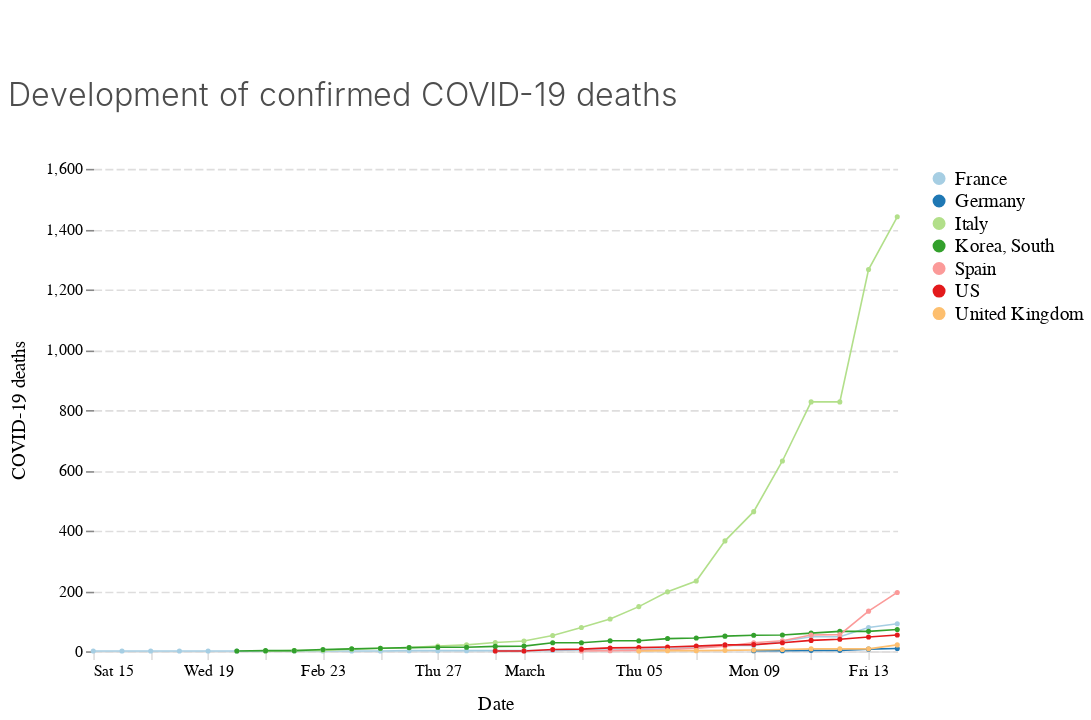

Notebook code cell kept with this figure:
### Markdown cell above
## Deaths

### Code cell
alt.Chart(
    deaths_sel, 
    height=300,
    title='Development of confirmed COVID-19 deaths'
).mark_line(
    point=alt.OverlayMarkDef(shape='circle', size=10)
).encode(
    alt.X('date:T', title='Date'),
    alt.Y(
        'value:Q',
        title='COVID-19 deaths'
    ),
    color='country:N')

### Figure 1 — Vega-Lite specification as saved in the notebook (floating-point values rounded to 4 significant figures)
{"$schema": "https://vega.github.io/schema/vega-lite/v3.4.0.json", "config": {"area": {"fill": "#1696d2"}, "axisX": {"domain": true, "domainColor": "#DEDDDD", "domainDashOffset": 10, "domainWidth": 1, "grid": false, "labelAngle": 0, "labelFont": "Avenir", "labelFontSize": 10, "tickColor": "#DEDDDD", "titleFont": "Avenir", "titleFontSize": 12, "titleFontWeight": 400, "titlePadding": 10}, "axisY": {"domain": false, "domainDashOffset": 10, "grid": true, "gridColor": "#DEDDDD", "gridDash": [5, 2], "gridWidth": 1, "labelAngle": 0, "labelFont": "Avenir", "labelFontSize": 10, "titleFont": "Avenir", "titleFontSize": 12, "titleFontWeight": 400, "titlePadding": 10}, "bar": {"fill": "#1696d2", "strokeWidth": 0}, "guide-title": {"color": "Monospace", "font": "Avenir", "fontSize": 15}, "header": {"titleFontSize": 12, "titleFontWeight": 400}, "legend": {"labelFont": "Avenir", "labelFontSize": 12, "symbolSize": 50, "symbolType": "circle", "title": "", "titleFont": "Avenir", "titleFontSize": 12}, "line": {"color": "#1696d2", "stroke": "#1696d2", "strokeWidth": 1}, "path": {"stroke": "#1696d2"}, "point": {"filled": true}, "range": {"category": ["#a6cee3", "#1f78b4", "#b2df8a", "#33a02c", "#fb9a99", "#e31a1c", "#fdbf6f", "#ff7f00"], "diverging": ["#cfe8f3", "#a2d4ec", "#73bfe2", "#46abdb", "#1696d2", "#12719e"]}, "text": {"align": "right", "color": "#1696d2", "font": "Avenir", "fontSize": 12, "fontWeight": 400, "size": 11}, "title": {"anchor": "start", "color": "#4d4d4d", "font": "Avenir", "fontSize": 20, "fontWeight": 300, "lineHeight": 100, "offset": 30}, "trail": {"color": "#1696d2", "stroke": "#1696d2"}, "view": {"strokeWidth": 0}}, "data": {"name": "data-e82bb866b8022fa66fafd45e3b4b3c61"}, "datasets": {"data-e82bb866b8022fa66fafd45e3b4b3c61": [{"country": "France", "date": "2020-02-15T00:00:00", "value": 1}, {"country": "France", "date": "2020-02-16T00:00:00", "value": 1}, {"country": "France", "date": "2020-02-17T00:00:00", "value": 1}, {"country": "France", "date": "2020-02-18T00:00:00", "value": 1}, {"country": "France", "date": "2020-02-19T00:00:00", "value": 1}, {"country": "France", "date": "2020-02-20T00:00:00", "value": 1}, {"country": "France", "date": "2020-02-21T00:00:00", "value": 1}, {"country": "France", "date": "2020-02-22T00:00:00", "value": 1}, {"country": "France", "date": "2020-02-23T00:00:00", "value": 1}, {"country": "France", "date": "2020-02-24T00:00:00", "value": 1}, {"country": "France", "date": "2020-02-25T00:00:00", "value": 1}, {"country": "France", "date": "2020-02-26T00:00:00", "value": 2}, {"country": "France", "date": "2020-02-27T00:00:00", "value": 2}, {"country": "France", "date": "2020-02-28T00:00:00", "value": 2}, {"country": "France", "date": "2020-02-29T00:00:00", "value": 2}, {"country": "France", "date": "2020-03-01T00:00:00", "value": 2}, {"country": "France", "date": "2020-03-02T00:00:00", "value": 3}, {"country": "France", "date": "2020-03-03T00:00:00", "value": 4}, {"country": "France", "date": "2020-03-04T00:00:00", "value": 4}, {"country": "France", "date": "2020-03-05T00:00:00", "value": 6}, {"country": "France", "date": "2020-03-06T00:00:00", "value": 9}, {"country": "France", "date": "2020-03-07T00:00:00", "value": 11}, {"country": "France", "date": "2020-03-08T00:00:00", "value": 19}, {"country": "France", "date": "2020-03-09T00:00:00", "value": 19}, {"country": "France", "date": "2020-03-10T00:00:00", "value": 33}, {"country": "France", "date": "2020-03-11T00:00:00", "value": 48}, {"country": "France", "date": "2020-03-12T00:00:00", "value": 48}, {"country": "France", "date": "2020-03-13T00:00:00", "value": 79}, {"country": "France", "date": "2020-03-14T00:00:00", "value": 91}, {"country": "Germany", "date": "2020-03-09T00:00:00", "value": 2}, {"country": "Germany", "date": "2020-03-10T00:00:00", "value": 2}, {"country": "Germany", "date": "2020-03-11T00:00:00", "value": 3}, {"country": "Germany", "date": "2020-03-12T00:00:00", "value": 3}, {"country": "Germany", "date": "2020-03-13T00:00:00", "value": 7}, {"country": "Germany", "date": "2020-03-14T00:00:00", "value": 9}, {"country": "Italy", "date": "2020-02-21T00:00:00", "value": 1}, {"country": "Italy", "date": "2020-02-22T00:00:00", "value": 2}, {"country": "Italy", "date": "2020-02-23T00:00:00", "value": 3}, {"country": "Italy", "date": "2020-02-24T00:00:00", "value": 7}, {"country": "Italy", "date": "2020-02-25T00:00:00", "value": 10}, {"country": "Italy", "date": "2020-02-26T00:00:00", "value": 12}, {"country": "Italy", "date": "2020-02-27T00:00:00", "value": 17}, {"country": "Italy", "date": "2020-02-28T00:00:00", "value": 21}, {"country": "Italy", "date": "2020-02-29T00:00:00", "value": 29}, {"country": "Italy", "date": "2020-03-01T00:00:00", "value": 34}, {"country": "Italy", "date": "2020-03-02T00:00:00", "value": 52}, {"country": "Italy", "date": "2020-03-03T00:00:00", "value": 79}, {"country": "Italy", "date": "2020-03-04T00:00:00", "value": 107}, {"country": "Italy", "date": "2020-03-05T00:00:00", "value": 148}, {"country": "Italy", "date": "2020-03-06T00:00:00", "value": 197}, {"country": "Italy", "date": "2020-03-07T00:00:00", "value": 233}, {"country": "Italy", "date": "2020-03-08T00:00:00", "value": 366}, {"country": "Italy", "date": "2020-03-09T00:00:00", "value": 463}, {"country": "Italy", "date": "2020-03-10T00:00:00", "value": 631}, {"country": "Italy", "date": "2020-03-11T00:00:00", "value": 827}, {"country": "Italy", "date": "2020-03-12T00:00:00", "value": 827}, {"country": "Italy", "date": "2020-03-13T00:00:00", "value": 1266}, {"country": "Italy", "date": "2020-03-14T00:00:00", "value": 1441}, {"country": "Korea, South", "date": "2020-02-20T00:00:00", "value": 1}, {"country": "Korea, South", "date": "2020-02-21T00:00:00", "value": 2}, {"country": "Korea, South", "date": "2020-02-22T00:00:00", "value": 2}, {"country": "Korea, South", "date": "2020-02-23T00:00:00", "value": 6}, {"country": "Korea, South", "date": "2020-02-24T00:00:00", "value": 8}, {"country": "Korea, South", "date": "2020-02-25T00:00:00", "value": 10}, {"country": "Korea, South", "date": "2020-02-26T00:00:00", "value": 12}, {"country": "Korea, South", "date": "2020-02-27T00:00:00", "value": 13}, {"country": "Korea, South", "date": "2020-02-28T00:00:00", "value": 13}, {"country": "Korea, South", "date": "2020-02-29T00:00:00", "value": 16}, {"country": "Korea, South", "date": "2020-03-01T00:00:00", "value": 17}, {"country": "Korea, South", "date": "2020-03-02T00:00:00", "value": 28}, {"country": "Korea, South", "date": "2020-03-03T00:00:00", "value": 28}, {"country": "Korea, South", "date": "2020-03-04T00:00:00", "value": 35}, {"country": "Korea, South", "date": "2020-03-05T00:00:00", "value": 35}, {"country": "Korea, South", "date": "2020-03-06T00:00:00", "value": 42}, {"country": "Korea, South", "date": "2020-03-07T00:00:00", "value": 44}, {"country": "Korea, South", "date": "2020-03-08T00:00:00", "value": 50}, {"country": "Korea, South", "date": "2020-03-09T00:00:00", "value": 53}, {"country": "Korea, South", "date": "2020-03-10T00:00:00", "value": 54}, {"country": "Korea, South", "date": "2020-03-11T00:00:00", "value": 60}, {"country": "Korea, South", "date": "2020-03-12T00:00:00", "value": 66}, {"country": "Korea, South", "date": "2020-03-13T00:00:00", "value": 66}, {"country": "Korea, South", "date": "2020-03-14T00:00:00", "value": 72}, {"country": "Spain", "date": "2020-03-03T00:00:00", "value": 1}, {"country": "Spain", "date": "2020-03-04T00:00:00", "value": 2}, {"country": "Spain", "date": "2020-03-05T00:00:00", "value": 3}, {"country": "Spain", "date": "2020-03-06T00:00:00", "value": 5}, {"country": "Spain", "date": "2020-03-07T00:00:00", "value": 10}, {"country": "Spain", "date": "2020-03-08T00:00:00", "value": 17}, {"country": "Spain", "date": "2020-03-09T00:00:00", "value": 28}, {"country": "Spain", "date": "2020-03-10T00:00:00", "value": 35}, {"country": "Spain", "date": "2020-03-11T00:00:00", "value": 54}, {"country": "Spain", "date": "2020-03-12T00:00:00", "value": 55}, {"country": "Spain", "date": "2020-03-13T00:00:00", "value": 133}, {"country": "Spain", "date": "2020-03-14T00:00:00", "value": 195}, {"country": "US", "date": "2020-02-29T00:00:00", "value": 1}, {"country": "US", "date": "2020-03-01T00:00:00", "value": 1}, {"country": "US", "date": "2020-03-02T00:00:00", "value": 6}, {"country": "US", "date": "2020-03-03T00:00:00", "value": 7}, {"country": "US", "date": "2020-03-04T00:00:00", "value": 11}, {"country": "US", "date": "2020-03-05T00:00:00", "value": 12}, {"country": "US", "date": "2020-03-06T00:00:00", "value": 14}, {"country": "US", "date": "2020-03-07T00:00:00", "value": 17}, {"country": "US", "date": "2020-03-08T00:00:00", "value": 21}, {"country": "US", "date": "2020-03-09T00:00:00", "value": 22}, {"country": "US", "date": "2020-03-10T00:00:00", "value": 28}, {"country": "US", "date": "2020-03-11T00:00:00", "value": 36}, {"country": "US", "date": "2020-03-12T00:00:00", "value": 40}, {"country": "US", "date": "2020-03-13T00:00:00", "value": 47}, {"country": "US", "date": "2020-03-14T00:00:00", "value": 54}, {"country": "United Kingdom", "date": "2020-03-05T00:00:00", "value": 1}, {"country": "United Kingdom", "date": "2020-03-06T00:00:00", "value": 2}, {"country": "United Kingdom", "date": "2020-03-07T00:00:00", "value": 2}, {"country": "United Kingdom", "date": "2020-03-08T00:00:00", "value": 3}, {"country": "United Kingdom", "date": "2020-03-09T00:00:00", "value": 4}, {"country": "United Kingdom", "date": "2020-03-10T00:00:00", "value": 6}, {"country": "United Kingdom", "date": "2020-03-11T00:00:00", "value": 8}, {"country": "United Kingdom", "date": "2020-03-12T00:00:00", "value": 8}, {"country": "United Kingdom", "date": "2020-03-13T00:00:00", "value": 8}, {"country": "United Kingdom", "date": "2020-03-14T00:00:00", "value": 21}]}, "encoding": {"color": {"field": "country", "type": "nominal"}, "x": {"field": "date", "title": "Date", "type": "temporal"}, "y": {"field": "value", "title": "COVID-19 deaths", "type": "quantitative"}}, "height": 300, "mark": {"point": {"shape": "circle", "size": 10}, "type": "line"}, "padding": {"bottom": 5, "left": 5, "right": 5, "top": 50}, "title": "Development of confirmed COVID-19 deaths", "width": 500}
